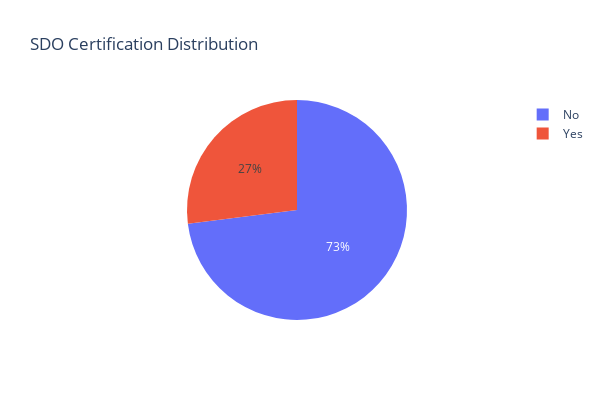

Notebook cell for this chart:
### Markdown cell above
##### **3.3 SDO Certification Distribution**

This analysis presents the distribution of Supplier Diversity Office (SDO) Certification among businesses in District 7. The SDO certification aims to support diverse businesses by recognizing those that meet specific diversity and inclusion standards. This visualization allows stakeholders to see the proportion of SDO-certified businesses within the district. The pie chart breaks down the count of businesses that are SDO-certified versus those that are not.

### Code cell
sdo_certified_dist = df_district7_new['sdo_certified'].value_counts().reset_index()
sdo_certified_dist.columns = ['SDO Certified', 'Count']

fig_sdo_certified = px.pie(sdo_certified_dist, names='SDO Certified', values='Count', title='SDO Certification Distribution')
fig_sdo_certified.update_layout(width=600, height=400)
fig_sdo_certified.show()

### Figure 1 — Plotly figure (JSON) as saved in the notebook; plotly's stock layout.template omitted (floating-point values rounded to 4 significant figures)
{"data": [{"domain": {"x": [0, 1], "y": [0, 1]}, "hovertemplate": "SDO Certified=%{label}<br>Count=%{value}<extra></extra>", "labels": ["No", "Yes"], "legendgroup": "", "name": "", "showlegend": true, "type": "pie", "values": [138, 51]}], "layout": {"height": 400, "legend": {"tracegroupgap": 0}, "title": {"text": "SDO Certification Distribution"}, "width": 600}}
